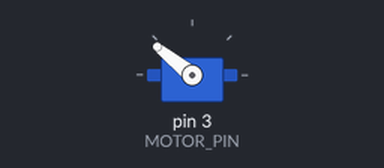
The sketch below on a simulated Arduino Uno, built with avr-gcc and run on an emulated ATmega328P. Parts: servo.

Above: at 0.1 s.
At 38.1 s:
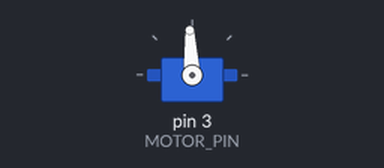
At 40.1 s:
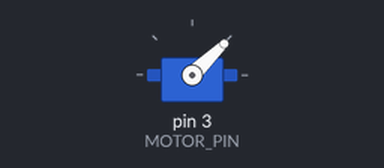
Timing chart, 0 to 41.6 s (numbered marks = the images above):
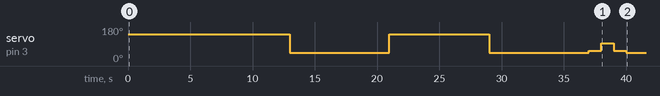

The sketch:

esc_break_on_off.ino
```cpp
#define MOTOR_PIN 3
#define DELAY 8000
#include<Servo.h>

Servo esc;
int minSpeed = 1000;
int maxSpeed = 2000;
int Speed;


void setup() {
  // put your setup code here, to run once:
  pinMode(MOTOR_PIN, OUTPUT);
  digitalWrite(MOTOR_PIN,LOW); // make sure there is no Voltage ouput to the pin
  esc.attach(MOTOR_PIN);
  esc.writeMicroseconds(maxSpeed);
  delay(5000);
  delay(DELAY);
  esc.writeMicroseconds(minSpeed);
  delay(DELAY);
  esc.writeMicroseconds(maxSpeed);
  delay(DELAY);
  esc.writeMicroseconds(minSpeed);
  delay(DELAY);

  esc.writeMicroseconds(1100);
  delay(1000);
  esc.writeMicroseconds(1500);
  delay(1000);
  esc.writeMicroseconds(1100);
  delay(1000);
  esc.writeMicroseconds(minSpeed);
  delay(1000);

  /*
  for (Speed = minSpeed; Speed <1500; Speed++){
        esc.writeMicroseconds(Speed);
        delay(10);
     }
  for (Speed = 1500; Speed >minSpeed; Speed--){
    esc.writeMicroseconds(Speed);
    delay(10);
  }*/


}

void loop() {
  // put your main code here, to run repeatedly:

}
```
